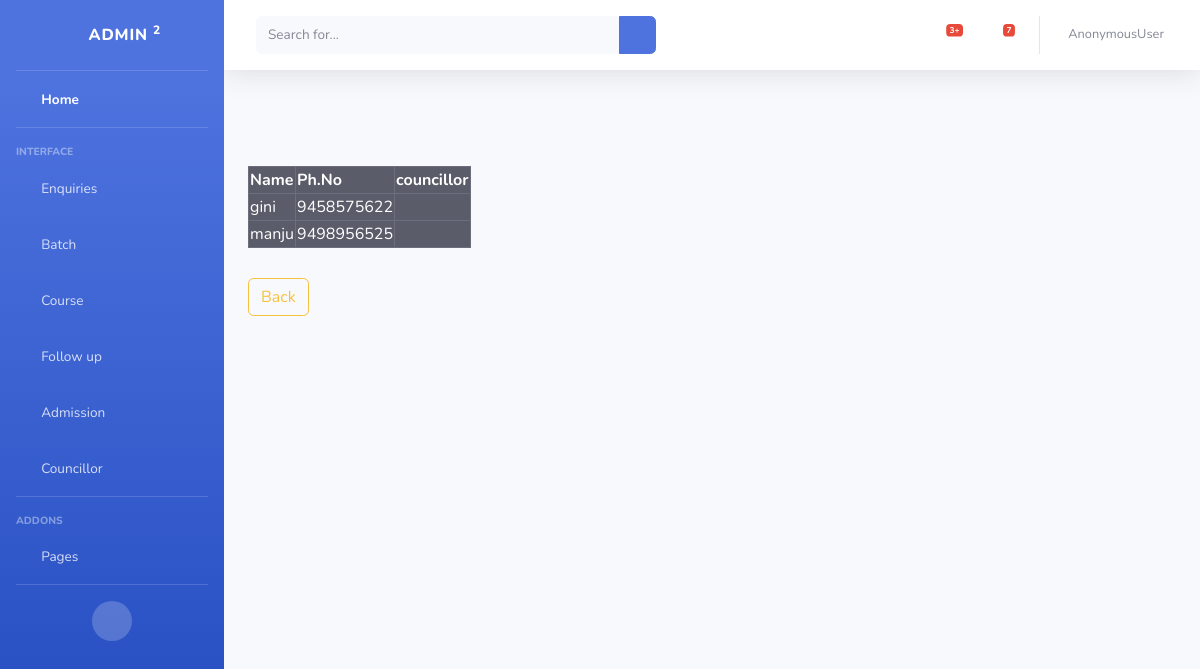
Screenshot of /enquiry/batchreport/10 with the database file from the repository.
### enq/models.py (models this page shows, shortened)
class Enquiry(models.Model):
    enquiry_id= models.UUIDField(primary_key=True, default=uuid.uuid4, editable=False)
    student_name=models.CharField(max_length=120)
    address=models.CharField(max_length=250)
    qualification=models.CharField(max_length=120)
    college_name=models.CharField(max_length=120)
    course=models.ForeignKey(Course,on_delete=models.CASCADE)
    Batch_code=models.ForeignKey(Batch,on_delete=models.CASCADE)
    phone_no=models.IntegerField()
    email=models.EmailField()
    enquiry_date=models.DateField(default=date.today())
    followup_date=models.DateField()
    sourse=models.CharField(max_length=120)
    councillor=models.ForeignKey(Councillor,on_delete=models.CASCADE)
    action=(('1','call_back'),
            ('2','admitted'),
            ('3','cancel'))
    status=models.CharField(max_length=30,choices=action)

### enq/views.py (the view)
# urls.py: path('batchreport/<int:pk>',BatchReport.as_view(),name="batchreport"),
class BatchReport(TemplateView):
    model=Enquiry
    template_name = "batch/batchreport.html"
    def get(self, request, *args, **kwargs):
        b_id = self.kwargs.get('pk')
        qs_enq=Enquiry.objects.filter(Batch_code=b_id).values('Batch_code__Batch_code','student_name','phone_no','councillor','councillor').annotate(enq1=(Count('enquiry_id')))
        qs_stu=Enquiry.objects.filter(Batch_code=b_id,status='2').values('Batch_code__Batch_code').annotate(stu=(Count('enquiry_id')))
        qs_stu2=Enquiry.objects.filter(Batch_code=b_id,status='1').values('Batch_code__Batch_code').annotate(stu2=(Count('enquiry_id')))
        print(qs_enq)
        print(qs_stu)
        context={}
        context["form1"]=qs_enq
        context["form2"]=qs_stu
        context["form3"]=qs_stu2
        return render(request,self.template_name,context)

### enq/templates/batch/batchreport.html (shortened to what this page needs)
<!DOCTYPE html>
{% extends 'enq/base1.html' %}
{% block content %}
<table border="1px" class="table-dark">
    <thead>
    <tr>
        <th>Name</th>
        <th>Ph.No</th>
        <th>councillor</th>
    </tr>
    </thead>
    {% for data in form1 %}
    <tr>
            <td>{{data.student_name}}</td>
            <td>{{data.phone_no}}</td>
            <td>{{data.get_councillor_display}}</td>
    </tr><br>
    {% endfor %}<br>
</table>
<input type=button class="btn btn-outline-warning" style="margin-top: 30px;" value="Back" onClick="javascript:history.go(-1);">
{% endblock %}

### rows the page displays
Enquiry: student_name "gini", phone_no "9458575622"
Enquiry: student_name "manju", phone_no "9498956525"

### other values shown
{{ request.user }} "AnonymousUser"
